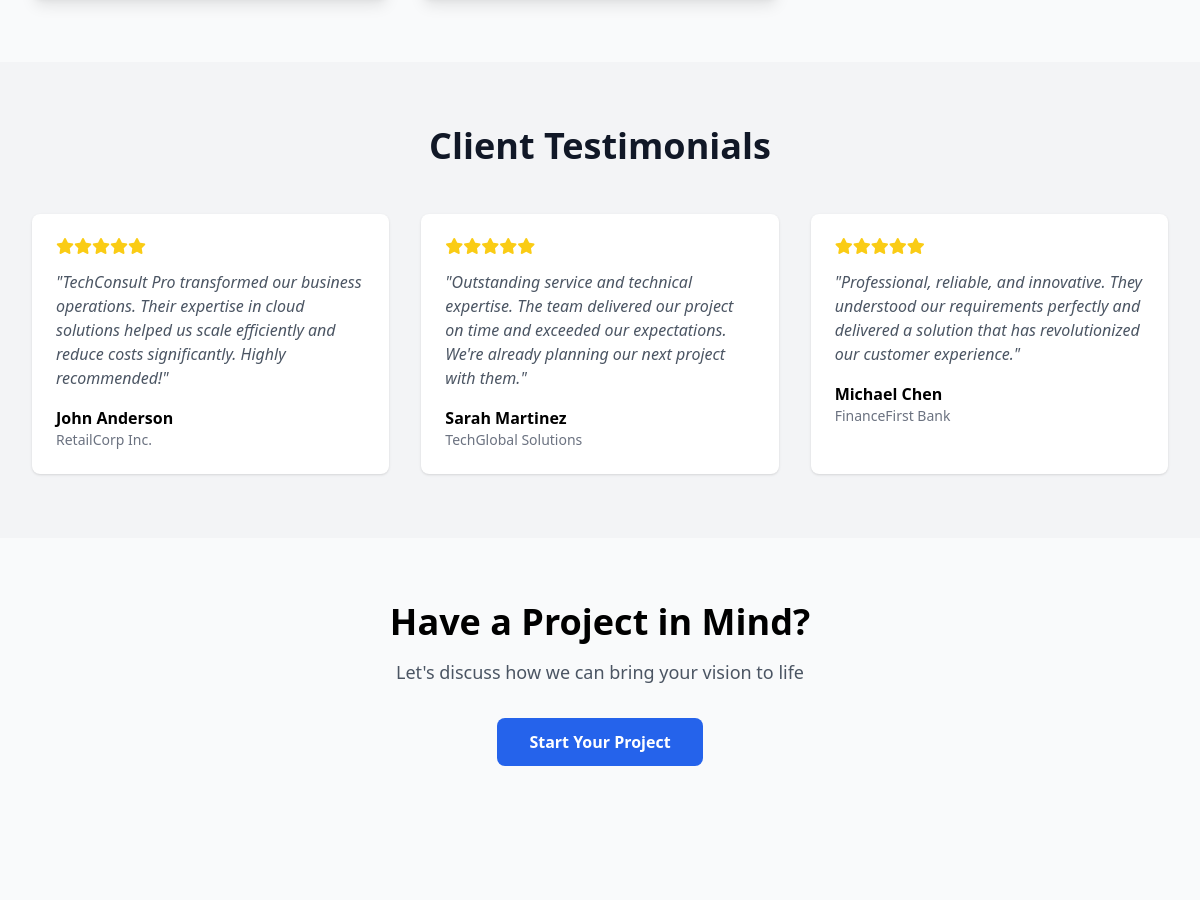
Page /portfolio (middle part) on the earlier database version.
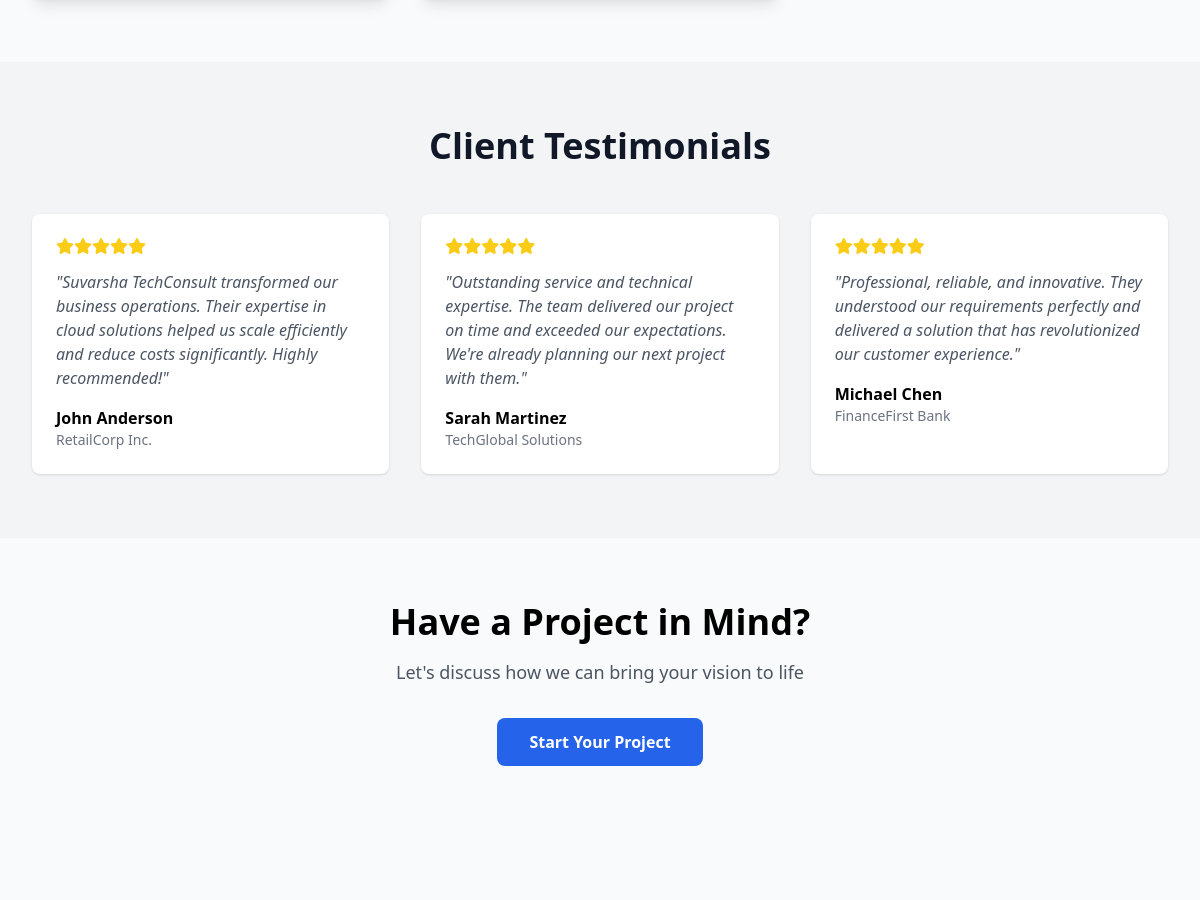
Same page on the later database version.
### tables this page shows
CREATE TABLE IF NOT EXISTS testimonials (
    id INT PRIMARY KEY AUTO_INCREMENT,
    client_name VARCHAR(255) NOT NULL,
    company VARCHAR(255),
    testimonial TEXT NOT NULL,
    rating INT DEFAULT 5 CHECK (rating >= 1 AND rating <= 5),
    featured BOOLEAN DEFAULT FALSE,
    created_at TIMESTAMP DEFAULT CURRENT_TIMESTAMP,
    INDEX idx_featured (featured)
);

### pages/portfolio.php (the view, shortened to what this page needs)
<?php
require_once INCLUDES_PATH . '/header.php';
try {
    $pdo = getDBConnection();
} catch (PDOException $e) {
    $projects = [];
}
?>
<section class="py-16">
</section>
<section class="bg-gray-100 py-16">
    <div class="max-w-7xl mx-auto px-4 sm:px-6 lg:px-8">
        <div class="text-center mb-12">
            <h2 class="text-3xl md:text-4xl font-bold text-gray-900 mb-4">Client Testimonials</h2>
        </div>
        <?php
        try {
            $stmt = $pdo->query("SELECT * FROM testimonials WHERE featured = 1 ORDER BY created_at DESC LIMIT 3");
            $testimonials = $stmt->fetchAll();
        } catch (PDOException $e) {
            $testimonials = [];
        }
        ?>
        <?php if (!empty($testimonials)): ?>
            <div class="grid grid-cols-1 md:grid-cols-3 gap-8">
                <?php foreach ($testimonials as $testimonial): ?>
                    <div class="bg-white p-6 rounded-lg shadow">
                        <div class="flex mb-4">
                            <?php for ($i = 0; $i < $testimonial['rating']; $i++): ?>
                                <i class="fas fa-star text-yellow-400"></i>
                            <?php endfor; ?>
                        </div>
                        <p class="text-gray-600 mb-4 italic">"<?php echo htmlspecialchars($testimonial['testimonial']); ?>"</p>
                        <div>
                            <p class="font-semibold"><?php echo htmlspecialchars($testimonial['client_name']); ?></p>
                            <?php if ($testimonial['company']): ?>
                                <p class="text-sm text-gray-500"><?php echo htmlspecialchars($testimonial['company']); ?></p>
                            <?php endif; ?>
                        </div>
                    </div>
                <?php endforeach; ?>
            </div>
        <?php else: ?>
            <div class="text-center text-gray-500 py-8">
                <p>No testimonials available yet.</p>
            </div>
        <?php endif; ?>
    </div>
</section>
<section class="py-16">
    <div class="max-w-7xl mx-auto px-4 sm:px-6 lg:px-8 text-center">
        <h2 class="text-3xl md:text-4xl font-bold mb-4">Have a Project in Mind?</h2>
        <p class="text-gray-600 text-lg mb-8">Let's discuss how we can bring your vision to life</p>
        <a href="/contact" class="bg-blue-600 text-white px-8 py-3 rounded-lg font-semibold hover:bg-blue-700 transition inline-block">
            Start Your Project
        </a>
    </div>
</section>
<?php require_once INCLUDES_PATH . '/footer.php'; ?>

### index.php (shortened to what this page needs)
<?php
class Router {
    private $routes = [];
    public function addRoute($path, $handler) {
        $this->routes[$path] = $handler;
    }
    public function dispatch() {
        $route = $_GET['route'] ?? 'home';
        $route = rtrim($route, '/');
        if (isset($this->routes[$route])) {
            $handler = $this->routes[$route];
            if (is_callable($handler)) {
                call_user_func($handler);
            } elseif (file_exists($handler)) {
                require $handler;
            }
        }
    }
}
$router = new Router();
$router->addRoute('', function() {
    require PAGES_PATH . '/home.php';
});
$router->addRoute('home', function() {
    require PAGES_PATH . '/home.php';
});
$router->addRoute('about', function() {
    require PAGES_PATH . '/about.php';
});
$router->addRoute('services', function() {
    require PAGES_PATH . '/services.php';
});
$router->addRoute('portfolio', function() {
    require PAGES_PATH . '/portfolio.php';
});
$router->addRoute('blog', function() {
    require PAGES_PATH . '/blog.php';
});
$router->addRoute('contact', function() {
    require PAGES_PATH . '/contact.php';
});
$router->addRoute('api/contact', function() {
    require 'api/contact.php';
});
$router->dispatch();

### includes/header.php (shortened to what this page needs)
<!DOCTYPE html>
<html lang="en">
<head>
    <script src="https://cdn.tailwindcss.com"></script>
    <link rel="stylesheet" href="<?php echo ASSETS_PATH; ?>/css/style.css">
    <link rel="stylesheet" href="https://cdnjs.cloudflare.com/ajax/libs/font-awesome/6.4.0/css/all.min.css">
</head>
<body class="bg-gray-50">

### includes/footer.php (shortened to what this page needs)
</body>
</html>

### assets/css/style.css (style rules this page uses)
html { scroll-behavior: smooth; }
.fade-in { animation: fadeIn 0.5s ease-in; }

Differences in the rows shown:
changed testimonials "John Anderson": testimonial "TechConsult Pro transformed our business operations.…" → "Suvarsha TechConsult transformed our business operations.…"
